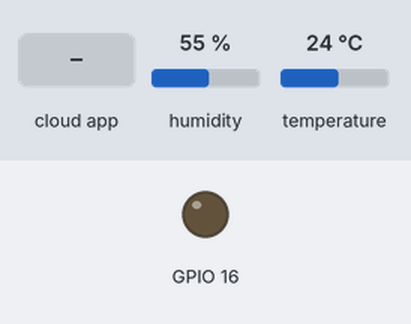
The sketch below on a simulated ESP32. On the bench: output pins drawn as LEDs (lit = HIGH). Inputs (shaded band) come from the test bench; at power-on: humidity 55 %, temperature 24 °C. WiFi joins after 1.5 s; servers stay silent unless stated; the Firebase database answers and starts empty; what the sketch prints to the serial monitor is not drawn.

Above: at 2.7 s.
2.8 s: the phone or cloud app sets led to 1
At 3.3 s:
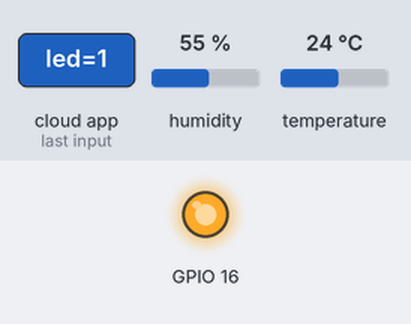
4.3 s: the phone or cloud app sets led to 0
At 6.3 s:
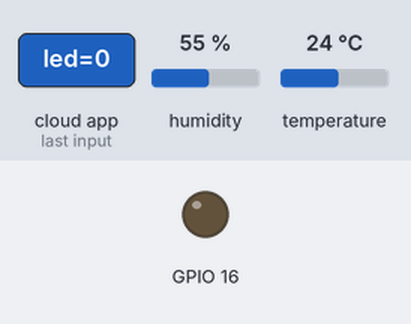
Timing chart, 0 to 7.8 s (numbered marks = the images above; inputs shaded):
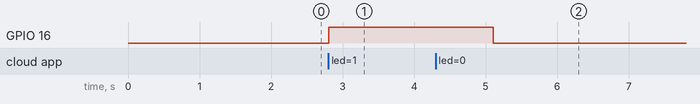

Measured:
- after the input at 2.8 s, GPIO 16: LOW → HIGH at once
- after the input at 4.3 s, GPIO 16: HIGH → LOW after 0.81 s

The sketch:

SmartlightingFirebase.ino
```cpp
#include <Arduino.h>
#include <WiFi.h>
#include <FirebaseESP32.h>
#include <Adafruit_Sensor.h>
#include <DHT.h>
#include <DHT_U.h>
#include <addons/TokenHelper.h>
#define DHTPIN 2     // Digital pin connected to the DHT sensor
#define DHTTYPE DHT11     // DHT 11
DHT_Unified dht(DHTPIN, DHTTYPE);
/* 1. Define the WiFi credentials */
#define WIFI_SSID "Death"
#define WIFI_PASSWORD "12345678"

//For the following credentials, see examples/Authentications/SignInAsUser/EmailPassword/EmailPassword.ino

/* 2. Define the API Key */
#define API_KEY "AIzaSyCE8CaByUXl7IILcpgcpxYeE6IlIEhfzSs"

/* 3. Define the RTDB URL */
#define DATABASE_URL "https://test-project-7c1be-default-rtdb.firebaseio.com/" //<databaseName>.firebaseio.com or <databaseName>.<region>.firebasedatabase.app

/* 4. Define the user Email and password that alreadey registerd or added in your project */
#define USER_EMAIL "eshaan123@gmail.com"
#define USER_PASSWORD "123456"

//Define Firebase Data object
FirebaseData fbdo;

FirebaseAuth auth;
FirebaseConfig config;

String prevUser2Data = "";
unsigned long lastReadTime = 0;
unsigned long lastLedReadTime = 0;
void setup()
{

  Serial.begin(115200);

  pinMode(16,OUTPUT);

  WiFi.begin(WIFI_SSID, WIFI_PASSWORD);
  Serial.print("Connecting to Wi-Fi");
  while (WiFi.status() != WL_CONNECTED)
  {
    Serial.print(".");
    delay(300);
  }
  Serial.println();
  Serial.print("Connected with IP: ");
  Serial.println(WiFi.localIP());
  Serial.println();

  /* Assign the api key (required) */
  config.api_key = API_KEY;

  /* Assign the user sign in credentials */
  auth.user.email = USER_EMAIL;
  auth.user.password = USER_PASSWORD;

  /* Assign the RTDB URL (required) */
  config.database_url = DATABASE_URL;

  /* Assign the callback function for the long running token generation task */
  config.token_status_callback = tokenStatusCallback; //see addons/TokenHelper.h

  Firebase.begin(&config, &auth);
  //Comment or pass false value when WiFi reconnection will control by your code or third party library
  Firebase.reconnectWiFi(true);

  dht.begin();
}

void loop()
{
  sensors_event_t event;


  if (millis() - lastReadTime > 5000)
  {
    dht.humidity().getEvent(&event);
    Serial.print(event.relative_humidity);
    Serial.printf("\nsending hum data :  %s\n", Firebase.setFloat(fbdo, "/Sensor/Humidity", event.relative_humidity) ? "ok" : fbdo.errorReason().c_str());
    dht.temperature().getEvent(&event);
    Serial.print(event.temperature);
    Serial.printf("sending temp data : %s\n", Firebase.setFloat(fbdo, "/Sensor/Temperature", event.temperature) ? "ok" : fbdo.errorReason().c_str());
    lastReadTime = millis();
  }

  if(millis() - lastLedReadTime > 1000)
  {
    readData();
    lastLedReadTime = millis();
  }
}

void readData()
{
  if (Firebase.getInt(fbdo, "/led")) {

    if (fbdo.dataTypeEnum() == fb_esp_rtdb_data_type_integer) {
      int data = fbdo.to<int>();
      Serial.println(data);
      digitalWrite(16,data);
    }

  } else {
    Serial.println(fbdo.errorReason());
  }
}
```
